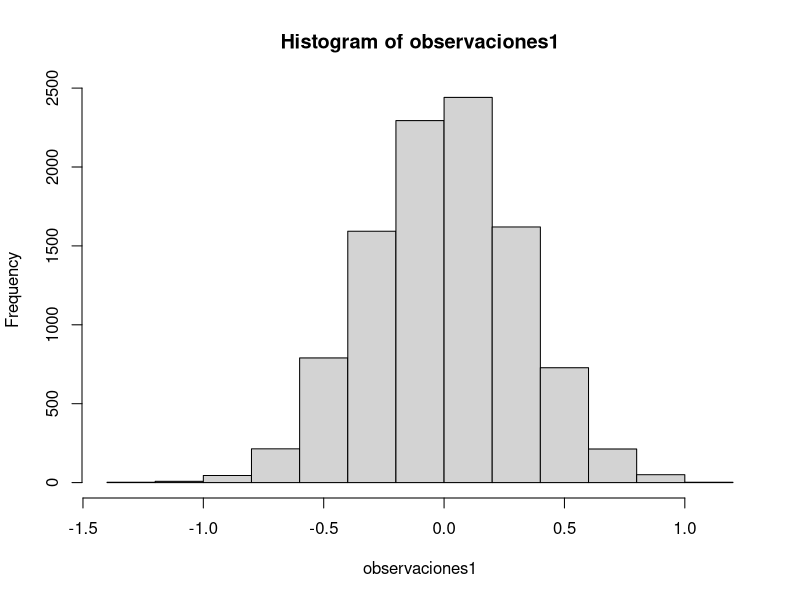
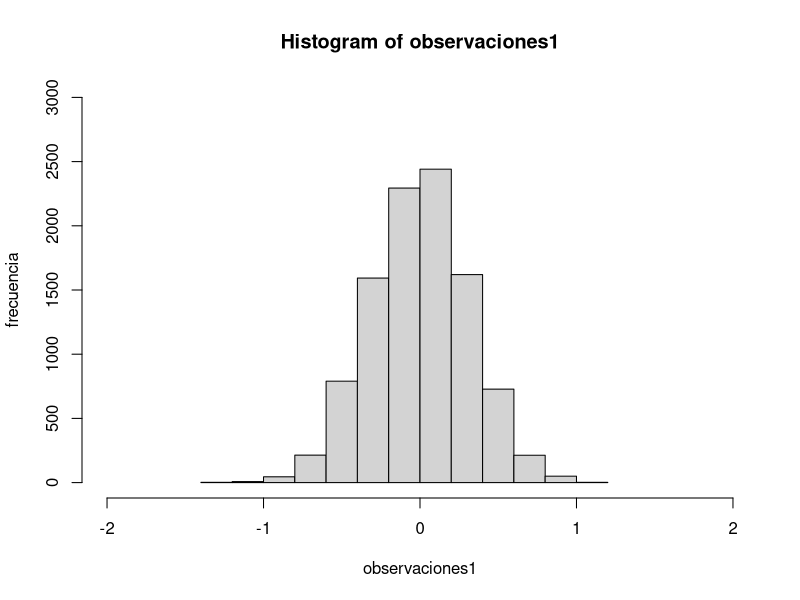
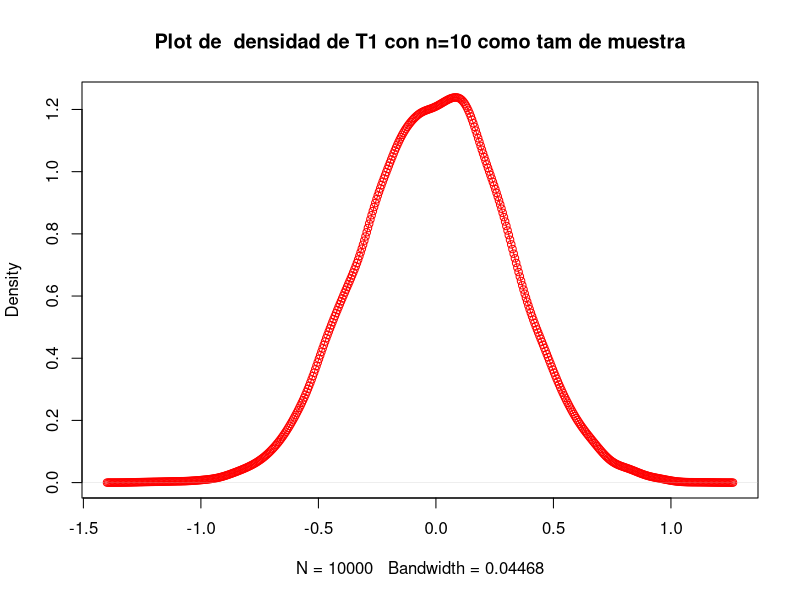
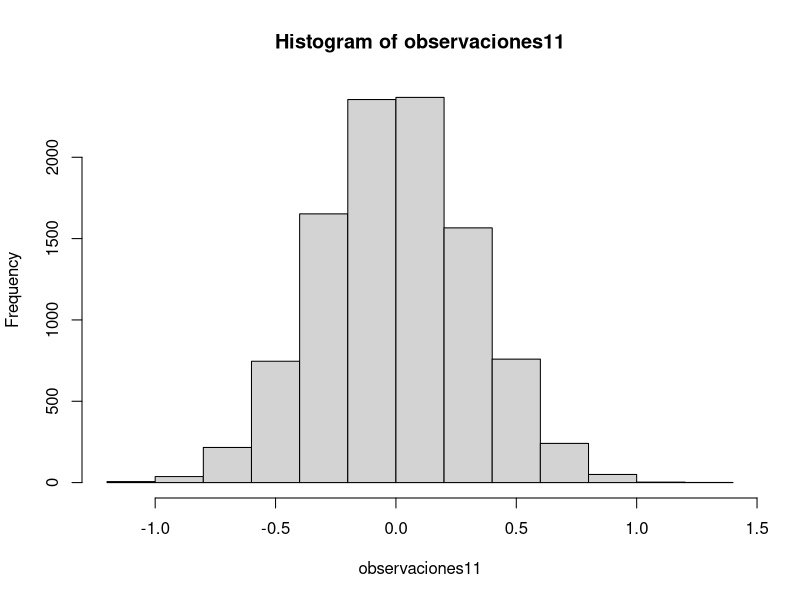
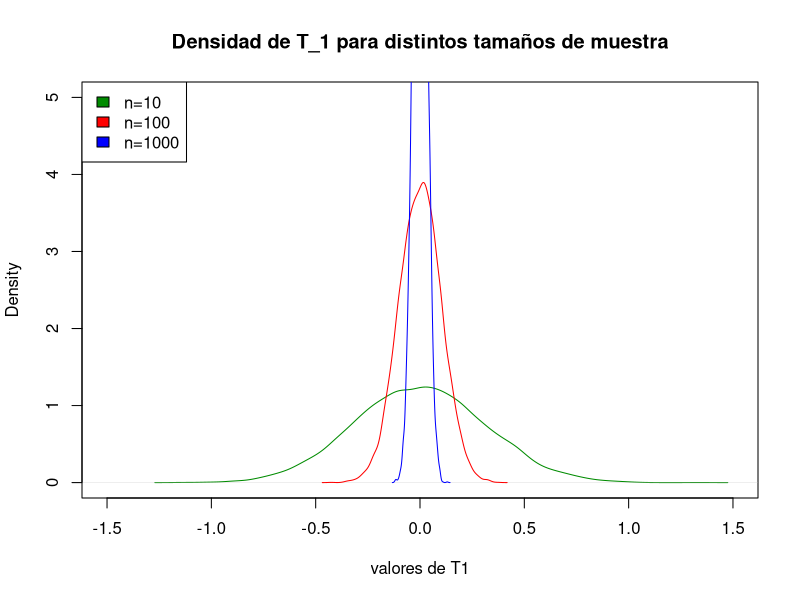
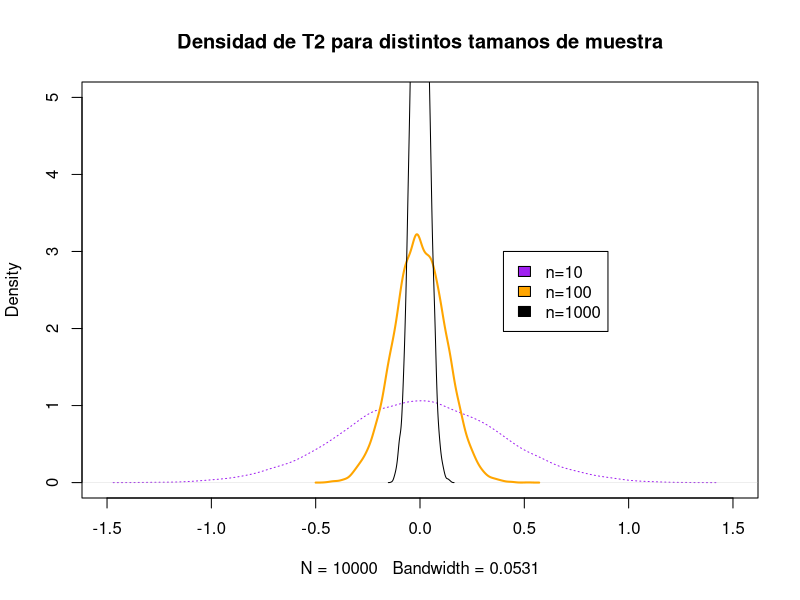
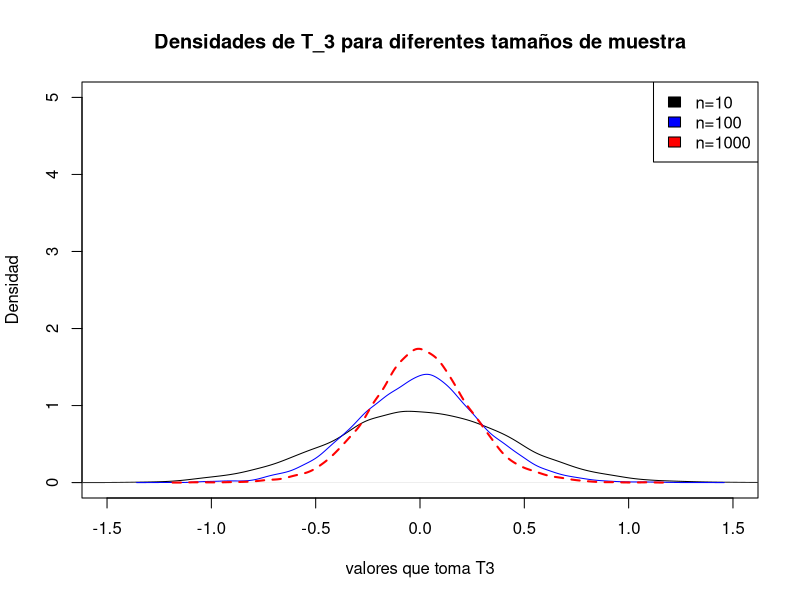
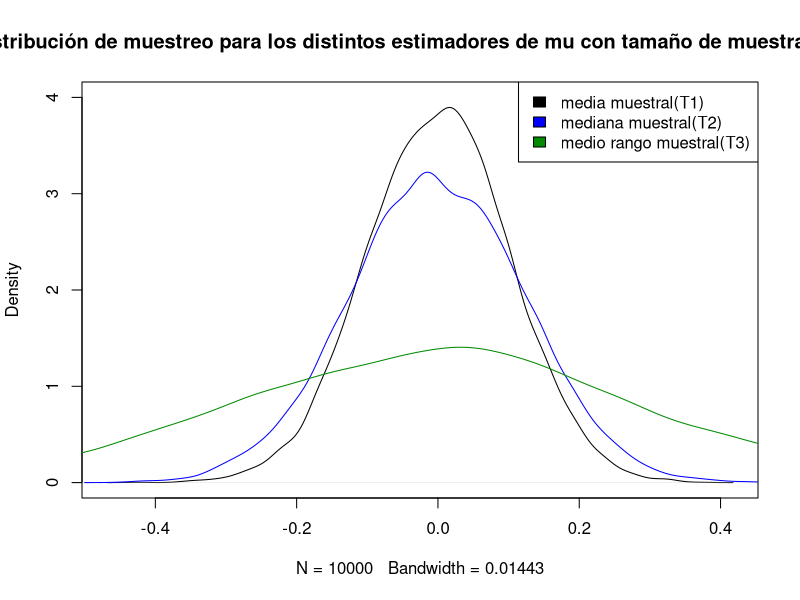

Recreate these plots in R, in order.
getwd()
#nos da el working directory, el ambiente (parte de la compu) en el que todos los archivos estan siendo tomados y guardados
# tamanos de muestra n=10,100,1000
#generamos 10000 repeticiones para cada tamano de muestra, para cada estimador
#primero vamos con T1
#T1 es la media muestral
rnorm(n=10,mean=0,sd=1) #genera n normales indep con media 0 y desviacion estandar 1,
#una m.a. de tamano 10 de una normal estandar
n=10
for( i in 1:n)
  print(1)
#se puede no poner las llaves, pero a mi si me gusta ponerlas pues le da mas orden, claridad y estructora al codigo
observaciones1=1:10000
for(i in 1:10000){
  t1=mean(rnorm(n,mean=0,sd=1)) #una realizacion del estimador t1
  observaciones1[i]=t1 #la guardamos en la entrada i del vector observaciones1
}
hist(observaciones1)
#podemos hacer ajustes a ese plot
hist(observaciones1, xlim =c(-2,2), ylim=c(0,3000), xlab='observaciones1', ylab="frecuencia") #hace un histograma(diagrama de frecuencias de las observaciones)
plot(density(observaciones1), type='o', col='red', main='Plot de  densidad de T1 con n=10 como tam de muestra') #podemos cambiar el formato
#ok eso era para darnos ideas, ahora vamos a sistematizar mas el asunto.
n=10
observaciones11=1:10000
for (k in 1:10000){
  t1=mean(rnorm(n,mean=0,sd=1)) #promediamos las n realizaciones de la m.a. de tamano n
  observaciones11[k]=t1
}
hist(observaciones11)
density(observaciones11)
plot(density(observaciones11), main= "Densidad de T_1 para distintos tamaños de muestra", xlab='valores de T1', xlim=c(-1.5,1.5), col='green4', ylim=c(0,5))
n=100
observaciones12=1:10000
for (k in 1:10000){
  t1=mean(rnorm(n,mean=0,sd=1)) #promediamos las n realizaciones de la m.a. de tamano n
  observaciones12[k]=t1
}
lines(density(observaciones12), col='red')
n=1000
observaciones13=1:10000
for (k in 1:10000){
  t1=mean(rnorm(n,mean=0,sd=1)) #promediamos las n realizaciones de la m.a. de tamano n
  observaciones13[k]=t1
}
lines(density(observaciones13), col='blue',lwd =1, type='l') #lwd es el grosor type puede ser:l, s,b, p, o, h
legend("topleft",
c("n=10", 'n=100', 'n=1000'),
fill=c("green4","red", 'blue')
)
#
#notamos que conforme n crece la densidad se colapsa al valor de mu=0, por lo que T1 es consistente
#ademas la densidad es simetrica respecto a mu=0 por lo que T1 es insesgado 
#
#
#
#
#
#ahora vamos con T_2, la mediana muestral
#al generar una simulacion de la muestra, la ordenamos y nos quedamos con el valor que quede en medio
#por ejemplo, para n=10, queremos 0.5(x_(5)+x_(6))
n=10
v=rnorm(n)
print(v)
sort(v)
#ordena de menor a mayor
sort(v)[2] #agarra el segundo valor mas chico de v
n=10
observaciones21=1:10000
for(j in 1:10000){
  real=rnorm(n) #tomamos muestra de tamano n
  ordenada=sort(real) #la ordenamos
  t2=0.5*(ordenada[n/2]+ordenada[n/2+1]) #construimos realizacion de T2, la mediana muestral, para el caso en que n es par
  observaciones21[j]=t2 #la guardamos en la j esima entrada del vector observaciones21
}
plot(density(observaciones21), main='Densidad de T2 para distintos tamanos de muestra', col='purple',lty=3,lwd=1 ,type='l', xlim=c(-1.5,1.5), ylim=c(0,5)) #lwd es el grosor, lty le da mas formato aparte de type
n=100
observaciones22=1:10000
for(j in 1:10000){
  real=rnorm(n) #tomamos muestra de tamano n
  ordenada=sort(real) #la ordenamos
  t2=0.5*(ordenada[n/2]+ordenada[n/2+1]) #construimos realizacion de T2, la mediana muestral, para el caso en que n es par
  observaciones22[j]=t2 #la guardamos en la j esima entrada del vector observaciones21
}
lines(density(observaciones22), col='orange',type='l', lwd=2 )
n=1000
observaciones23=1:10000
for(j in 1:10000){
  real=rnorm(n) #tomamos muestra de tamano n
  ordenada=sort(real) #la ordenamos
  t2=0.5*(ordenada[n/2]+ordenada[n/2+1]) #construimos realizacion de T2, la mediana muestral, para el caso en que n es par
  observaciones23[j]=t2 #la guardamos en la j esima entrada del vector observaciones21
}
lines(density(observaciones23), col='black',type='l', lwd=1, lty=1)
?legend
legend(.4,3, fill=c('purple', 'orange', 'black'),c('n=10','n=100', "n=1000") )
#las densidades tiene caracteristicas  cualitativas similares a las densidades de T1
#ahora vamos con T3, el medio rango muestral
#
#
#
n=10
observaciones31=1:10000
for(u in 1:10000){
  muestra=rnorm(n)
  ordenada=sort(muestra)
  t3=(ordenada[1]+ordenada[n])/2
  observaciones31[u]=t3
}
plot(density(observaciones31), main='Densidades de T_3 para diferentes tamaños de muestra', col='black', type='l' ,xlim=c(-1.5,1.5), ylim=c(0,5), xlab='valores que toma T3', ylab='Densidad')
n=100
observaciones32=1:10000
for(u in 1:10000){
  muestra=rnorm(n)
  ordenada=sort(muestra)
  t3=(ordenada[1]+ordenada[n])/2
  observaciones32[u]=t3
}
lines(density(observaciones32), col='blue', type= 'l', lty=1)
n=1000
observaciones33=1:10000
for(u in 1:10000){
  muestra=rnorm(n)
  ordenada=sort(muestra)
  t3=(ordenada[1]+ordenada[n])/2
  observaciones33[u]=t3
}
lines(density(observaciones33), col='red', type= 'l', lty=2, lwd=2)
legend('topright', fill=c('black','blue', 'red'), c('n=10', "n=100", 'n=1000')) #lty=c(1,1,2))#, lwd=c(1,1,2))
?legend
#notamos que T3 es insesgado, pues las densidades tienen simetria, sin embargo conforme n crece no se concentra tanto la distribucion de muestreo alrededor del 0.



#ahora un plot comparativo para el caso n=100
plot(density(observaciones12), col='black', main='Distribución de muestreo para los distintos estimadores de mu con tamaño de muestra n=100', ylim=c(0,4))
lines(density(observaciones22), col='blue')
lines(density(observaciones32), col='green4', type='l')
legend('topright', fill=c('black', 'blue', 'green4'), c('media muestral(T1)', 'mediana muestral(T2)','medio rango muestral(T3)'))
#notamos que el mejor estimador es T1 pues se acumula mas probabilidad alrededor del cero, tiene una cola menos pesada y por lo tanto menos varianza
#el peor de estos tres estimadores es T3 pues tiene colas mas pesadas y por lo tanto tiene mas varianza como estimador puntual de mu=0
#se consttuyeron estas densidades a partir de 10mil observaciones de cada uno de los estimadores con tamaño de muestra n=100 para cada realiazcion de los estimadores

##
#
#
#vamos a estimar algunas propiedades de estos estimadores como su media y su varianza
#primero T1 es la media muestral, el cual es un estimador insesgado de mu pero podemos verificarlo con un 
#enforque frecuentista de la Ley de los grandes numeros
mean(observaciones11)
mean(observaciones12) #se acerca más al valor real
mean(observaciones13)
#
mean(observaciones21)
mean(observaciones22)
mean(observaciones23)
mean(observaciones31)
mean(observaciones32)
mean(observaciones33)

#ahora vamos a calcular varianzas usando la varianza muestral (1/(n-1))suma((xi-xbarra)^2)
#vamos a comparar varianzas para los estimadores con muestras de tamano 100
#
var1=0
media1=mean(observaciones12)
for(i in 1:10000){
  var1=var1+(media1-observaciones12[i])^2
}
var1=var1/9999
var1
var2=0
media2=mean(observaciones22)
for(i in 1:10000){
  var2=var2+(media2-observaciones22[i])^2
}
var2=var2/9999
var2
#
var3=0
media3=mean(observaciones32)
for(i in 1:10000){
  var3=var3+(media3-observaciones32[i])^2
}
var3=var3/9999
var3
var1
var2
var3
#notamos que hay coherencia entre nuestro analisis cualtitativo/visual de las distribuciones de muestreo con los resultados numericos
#los estimadores son insesgados, 
#T1 tiene menos varianza y T3 es el estimador con mayor varianza
#NICEEEE
#por lo tanto, el mejor estimador de los 3 es T1, lo cual hace sentido pues es una estadistica suficiente para mu
#y los otros estimadores no son suficientes.
